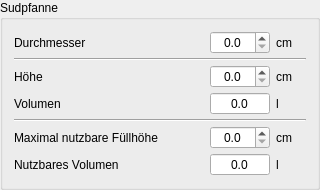
          <widget class="QGroupBox" name="groupBox_19">
           <property name="sizePolicy">
            <sizepolicy hsizetype="Preferred" vsizetype="Fixed">
             <horstretch>0</horstretch>
             <verstretch>0</verstretch>
            </sizepolicy>
           </property>
           <property name="title">
            <string>Sudpfanne</string>
           </property>
           <layout class="QGridLayout" name="gridLayout_7">
            <property name="verticalSpacing">
             <number>4</number>
            </property>
            <item row="0" column="3">
             <widget class="QLabel" name="label_5">
              <property name="minimumSize">
               <size>
                <width>30</width>
                <height>0</height>
               </size>
              </property>
              <property name="text">
               <string>cm</string>
              </property>
             </widget>
            </item>
            <item row="3" column="2">
             <widget class="DoubleSpinBox" name="tbSudpfanneVolumen">
              <property name="minimumSize">
               <size>
                <width>60</width>
                <height>0</height>
               </size>
              </property>
              <property name="toolTip">
               <string>&lt;html&gt;&lt;head/&gt;&lt;body&gt;&lt;p&gt;Hier gibt der Kleine Brauhelfer das &lt;span style=&quot; font-weight:600;&quot;&gt;Volumen&lt;/span&gt; der &lt;span style=&quot; font-weight:600;&quot;&gt;Sudpfanne&lt;/span&gt; an. &lt;/p&gt;&lt;p&gt;&lt;span style=&quot; font-weight:600; color:#fc0107;&quot;&gt;Achtung:&lt;/span&gt; Das Volumen ist nicht gleichzusetzen mit der größtmöglichen Würzemenge. Der Sud dehnt sich bein Kochen aus, Schaum entsteht.&lt;/p&gt;&lt;p&gt;Die Volumenangabe ist eine wichtige Kenngröße im &lt;span style=&quot; font-weight:600;&quot;&gt;Tab Rezept&lt;/span&gt; zur Gussberechnung und um ein Überlaufen des Sudes zu verhindern. Ein rot hinterlegtes Feld warnt in diesem Fall vor einem zu großen Kochvolumen.&lt;/p&gt;&lt;/body&gt;&lt;/html&gt;</string>
              </property>
              <property name="alignment">
               <set>Qt::AlignCenter</set>
              </property>
              <property name="readOnly">
               <bool>true</bool>
              </property>
              <property name="buttonSymbols">
               <enum>QAbstractSpinBox::NoButtons</enum>
              </property>
              <property name="decimals">
               <number>1</number>
              </property>
              <property name="maximum">
               <double>9999.000000000000000</double>
              </property>
              <property name="singleStep">
               <double>0.100000000000000</double>
              </property>
             </widget>
            </item>
            <item row="2" column="0">
             <widget class="QLabel" name="label_IST_SHA_8">
              <property name="text">
               <string>Höhe</string>
              </property>
             </widget>
            </item>
            <item row="2" column="3">
             <widget class="QLabel" name="label_14">
              <property name="minimumSize">
               <size>
                <width>30</width>
                <height>0</height>
               </size>
              </property>
              <property name="text">
               <string>cm</string>
              </property>
             </widget>
            </item>
            <item row="6" column="0">
             <widget class="QLabel" name="label_IST_SHA_12">
              <property name="text">
               <string>Nutzbares Volumen</string>
              </property>
             </widget>
            </item>
            <item row="5" column="2">
             <widget class="DoubleSpinBox" name="tbSudpfanneMaxFuellhoehe">
              <property name="minimumSize">
               <size>
                <width>60</width>
                <height>0</height>
               </size>
              </property>
              <property name="toolTip">
               <string>&lt;html&gt;&lt;head/&gt;&lt;body&gt;&lt;p&gt;Die &lt;span style=&quot; font-weight:600;&quot;&gt;maximal nutzbare Füllhöhe&lt;/span&gt; definiert letztlich die zu erzielende Biermenge bei festgelegter Stammwürze.&lt;/p&gt;&lt;p&gt;So die &lt;span style=&quot; font-weight:600;&quot;&gt;Sudpfanne&lt;/span&gt; plan steht, ist man mit 5 Zentimetern bei 100°C unterhalb der Pfannenoberkante in einem sicheren Bereich.&lt;/p&gt;&lt;p&gt;Hopfen schäumt beim Würzebruch. Hopfendolden noch mehr. Ausgehend von den individuellen Gegebenheiten sollte man bei der Größe der Sudpfanne anfangs konservativ vorgehen und einen genügend großen Puffer einrechnen. Dies vermeidet unliebsame Überraschungen und Putzaktionen. Der exakte Wert ist individuell von der Anlage abhängig.&lt;/p&gt;&lt;/body&gt;&lt;/html&gt;</string>
              </property>
              <property name="alignment">
               <set>Qt::AlignCenter</set>
              </property>
              <property name="readOnly">
               <bool>false</bool>
              </property>
              <property name="buttonSymbols">
               <enum>QAbstractSpinBox::UpDownArrows</enum>
              </property>
              <property name="decimals">
               <number>1</number>
              </property>
              <property name="maximum">
               <double>999.000000000000000</double>
              </property>
              <property name="singleStep">
               <double>0.100000000000000</double>
              </property>
             </widget>
            </item>
            <item row="3" column="0">
             <widget class="QLabel" name="label_IST_SHA_10">
              <property name="text">
               <string>Volumen</string>
              </property>
             </widget>
            </item>
            <item row="0" column="0">
             <widget class="QLabel" name="label_IST_SHA_9">
              <property name="text">
               <string>Durchmesser</string>
              </property>
             </widget>
            </item>
            <item row="2" column="2">
             <widget class="DoubleSpinBox" name="tbSudpfanneHoehe">
              <property name="minimumSize">
               <size>
                <width>60</width>
                <height>0</height>
               </size>
              </property>
              <property name="toolTip">
               <string>&lt;html&gt;&lt;head/&gt;&lt;body&gt;&lt;p&gt;Hier wird der &lt;span style=&quot; font-weight:600;&quot;&gt;Höhe&lt;/span&gt; der Sudpfanne zur &lt;span style=&quot; font-weight:600;&quot;&gt;Volumenberechnung&lt;/span&gt; angegeben.&lt;/p&gt;&lt;p&gt;Bei Bodenunebenheiten sollte die anteilmäßig größte Fläche für eine möglichst korrekte Messung gewählt werden.&lt;/p&gt;&lt;p&gt;Die Volumenangabe ist eine wichtige Kenngröße im &lt;span style=&quot; font-weight:600;&quot;&gt;Tab Rezept&lt;/span&gt; zur Gussberechnung und um einen überlaufenden Sud zu verhindern. Ein rot hinterlegtes Feld warnt in diesem Fall vor einem zu großen Kochvolumen.&lt;/p&gt;&lt;/body&gt;&lt;/html&gt;</string>
              </property>
              <property name="alignment">
               <set>Qt::AlignCenter</set>
              </property>
              <property name="readOnly">
               <bool>false</bool>
              </property>
              <property name="buttonSymbols">
               <enum>QAbstractSpinBox::UpDownArrows</enum>
              </property>
              <property name="decimals">
               <number>1</number>
              </property>
              <property name="maximum">
               <double>999.000000000000000</double>
              </property>
              <property name="singleStep">
               <double>0.100000000000000</double>
              </property>
             </widget>
            </item>
            <item row="5" column="0">
             <widget class="QLabel" name="label_IST_SHA_11">
              <property name="text">
               <string>Maximal nutzbare Füllhöhe</string>
              </property>
             </widget>
            </item>
            <item row="0" column="1">
             <spacer name="horizontalSpacer_86">
              <property name="orientation">
               <enum>Qt::Horizontal</enum>
              </property>
              <property name="sizeHint" stdset="0">
               <size>
                <width>40</width>
                <height>20</height>
               </size>
              </property>
             </spacer>
            </item>
            <item row="5" column="3">
             <widget class="QLabel" name="label_15">
              <property name="minimumSize">
               <size>
                <width>30</width>
                <height>0</height>
               </size>
              </property>
              <property name="text">
               <string>cm</string>
              </property>
             </widget>
            </item>
            <item row="6" column="3">
             <widget class="QLabel" name="label_17">
              <property name="minimumSize">
               <size>
                <width>30</width>
                <height>0</height>
               </size>
              </property>
              <property name="text">
               <string>l</string>
              </property>
             </widget>
            </item>
            <item row="0" column="2">
             <widget class="DoubleSpinBox" name="tbSudpfanneDurchmesser">
              <property name="minimumSize">
               <size>
                <width>60</width>
                <height>0</height>
               </size>
              </property>
              <property name="toolTip">
               <string>&lt;html&gt;&lt;head/&gt;&lt;body&gt;&lt;p&gt;Hier wird der &lt;span style=&quot; font-weight:600;&quot;&gt;Durchmesser&lt;/span&gt; des Sudpfanne zur &lt;span style=&quot; font-weight:600;&quot;&gt;Volumenberechnung&lt;/span&gt; angegeben.&lt;/p&gt;&lt;p&gt;Für eine korrekte Berechnung sollte der Kessel &lt;span style=&quot; font-weight:600;&quot;&gt;zylindrisch&lt;/span&gt; sein.&lt;/p&gt;&lt;p&gt;Die Volumenangabe ist eine wichtige Kenngröße im &lt;span style=&quot; font-weight:600;&quot;&gt;Tab Rezept&lt;/span&gt; zur Gussberechnung  und um einen überlaufenden Sud zu verhindern. Ein rot hinterlegtes Feld warnt in diesem Fall vor einem zu großen Kochvolumen.&lt;/p&gt;&lt;/body&gt;&lt;/html&gt;</string>
              </property>
              <property name="alignment">
               <set>Qt::AlignCenter</set>
              </property>
              <property name="readOnly">
               <bool>false</bool>
              </property>
              <property name="buttonSymbols">
               <enum>QAbstractSpinBox::UpDownArrows</enum>
              </property>
              <property name="decimals">
               <number>1</number>
              </property>
              <property name="maximum">
               <double>999.000000000000000</double>
              </property>
              <property name="singleStep">
               <double>0.100000000000000</double>
              </property>
             </widget>
            </item>
            <item row="3" column="3">
             <widget class="QLabel" name="label_16">
              <property name="minimumSize">
               <size>
                <width>30</width>
                <height>0</height>
               </size>
              </property>
              <property name="text">
               <string>l</string>
              </property>
             </widget>
            </item>
            <item row="6" column="2">
             <widget class="DoubleSpinBox" name="tbSudpfanneMaxNutzvolumen">
              <property name="minimumSize">
               <size>
                <width>60</width>
                <height>0</height>
               </size>
              </property>
              <property name="toolTip">
               <string>&lt;html&gt;&lt;head/&gt;&lt;body&gt;&lt;p&gt;Ausgehend von der maximal nutzbaren Füllhöhe, definiert der Kleine Brauhelfer hier das &lt;span style=&quot; font-weight:600;&quot;&gt;nutzbare Volumen&lt;/span&gt; der Sudpfanne.&lt;/p&gt;&lt;/body&gt;&lt;/html&gt;</string>
              </property>
              <property name="alignment">
               <set>Qt::AlignCenter</set>
              </property>
              <property name="readOnly">
               <bool>true</bool>
              </property>
              <property name="buttonSymbols">
               <enum>QAbstractSpinBox::NoButtons</enum>
              </property>
              <property name="decimals">
               <number>1</number>
              </property>
              <property name="maximum">
               <double>9999.000000000000000</double>
              </property>
              <property name="singleStep">
               <double>0.100000000000000</double>
              </property>
             </widget>
            </item>
            <item row="1" column="0" colspan="4">
             <widget class="Line" name="line_3">
              <property name="orientation">
               <enum>Qt::Horizontal</enum>
              </property>
             </widget>
            </item>
            <item row="4" column="0" colspan="4">
             <widget class="Line" name="line_14">
              <property name="orientation">
               <enum>Qt::Horizontal</enum>
              </property>
             </widget>
            </item>
           </layout>
          </widget>
